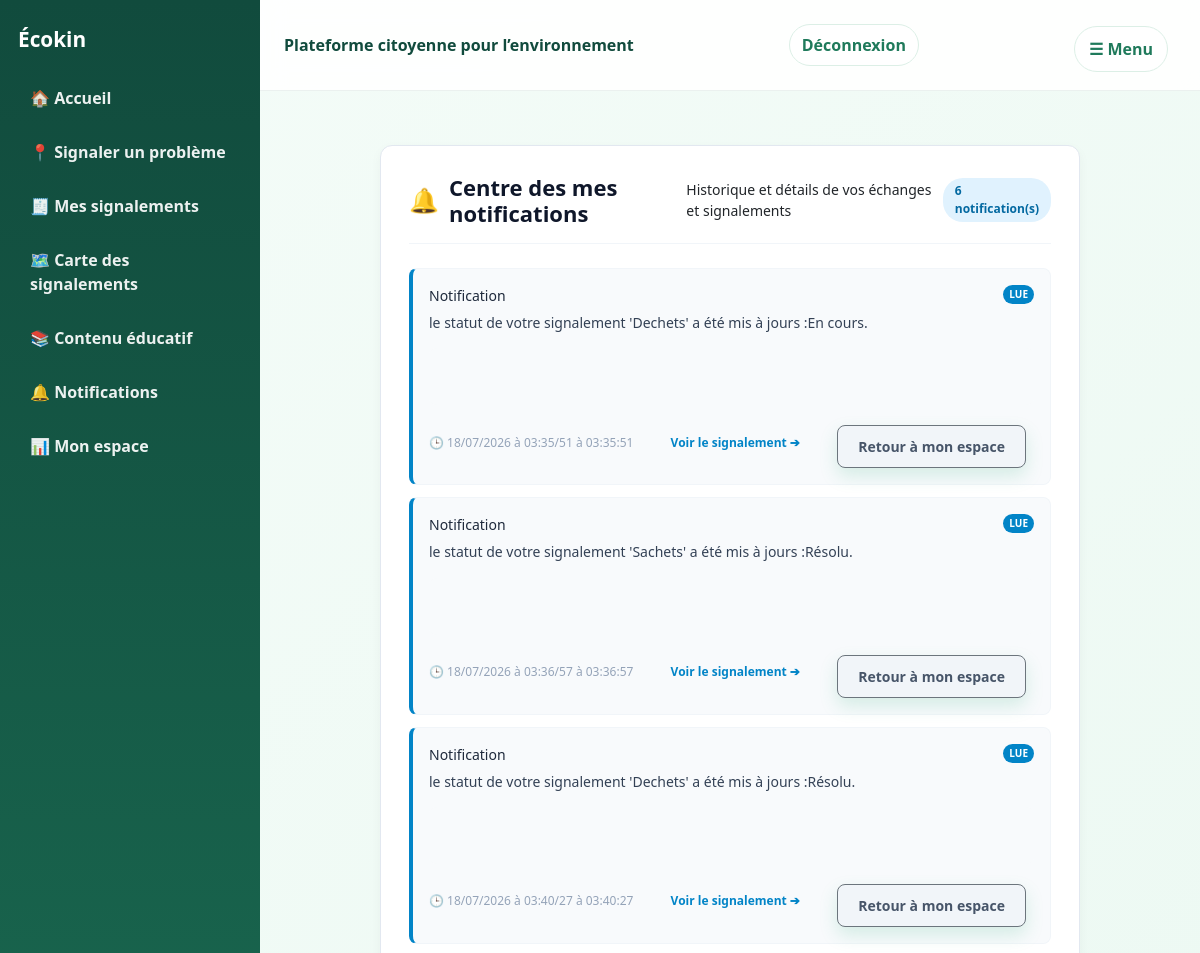
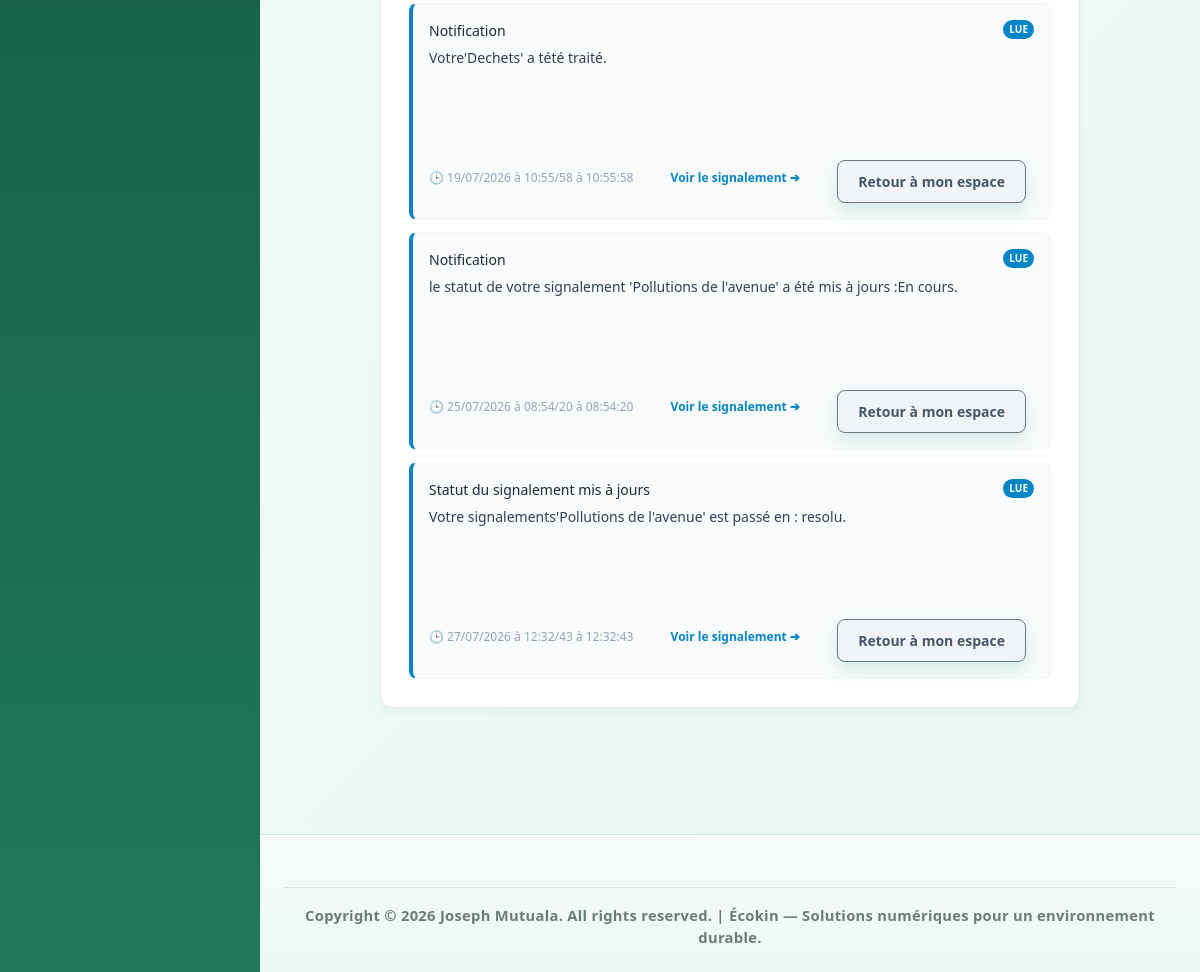
Screenshot of /notifications/notifications/ (signed in) with the database file from the repository (2 pictures, top to bottom).
### notifications/models.py (models this page shows, shortened)
class Notifications(models.Model):
    utilisateur = models.ForeignKey(settings.AUTH_USER_MODEL, on_delete=models.CASCADE)
    expediteur = models.ForeignKey(settings.AUTH_USER_MODEL, on_delete=models.SET_NULL, null=True, blank=True, related_name='notifications_envoyees')
    signalement =models.ForeignKey(Signalements, on_delete=models.CASCADE, null=True, blank=True)
    titre=models.CharField(max_length=200)
    message = models.TextField()
    lu = models.BooleanField(default=False)
    date_creation=models.DateTimeField(auto_now_add=True)
    url=models.CharField(max_length=255, blank=True, null=True)

### notifications/views.py (the view)
# urls.py: path('notifications/', include('notifications.urls')),
@login_required
def notifications(request):
    liste_notifications = Notifications.objects.filter(utilisateur=request.user).order_by('date_creation')
    return render(request, 'notifications/notifications.html', {'notifications': liste_notifications})

### templates/notifications/notifications.html (shortened to what this page needs)
{% extends 'base.html' %}
{% block content %}
<div style="max-width: 700px; margin: 30px auto; padding-bottom: 40px;">
    <div class="card" style="padding: 28px; background: #ffffff; border-radius: 12px; border: 1px solid #e2e8f0; box-shadow: 0 4px 12px rgba(0,0,0,0.04);">
        <div style="display: flex; justify-content: space-between; align-items: center; margin-bottom: 24px; padding-bottom: 16px; border-bottom: 1px solid #f1f5f9;">
            <div style="display: flex; align-items: center; gap: 10px;">
                <span style="font-size: 24px;">🔔</span>
                <h2 style="margin: 0; font-size: 22px; font-weight: 800; color: #0f172a;">
                    Centre des mes notifications
                </h2>
                <small style="color #64748b;">Historique et détails de vos échanges et signalements</small>
            </div>
            {% if notifications %}
                <span class="pill" style="background: #e0f2fe; color: #0369a1; padding: 4px 12px; border-radius: 20px; font-size: 12px; font-weight: 600;">
                    {{ notifications|length }} notification(s)
                </span>
            {% endif %}
        </div>
        {% if notifications %}
            <div style="display: flex; flex-direction: column; gap: 12px;">
                {% for notification in notifications %}
                    <div style="padding: 16px; background: {% if notification.lu %}#f8fafc{% else %}#f0f9ff{% endif %}; border-radius: 8px; border-left: 4px solid {% if notification.est_lue or notification.is_read %}#cbd5e1{% else %}#0284c7{% endif %}; border-top: 1px solid #f1f5f9; border-right: 1px solid #f1f5f9; border-bottom: 1px solid #f1f5f9; transition: background 0.2s ease;">
                        <div style="display: flex; justify-content: space-between; align-items: flex-start; gap: 12px; margin-bottom: 6px;">
                            <h3 style="margin: 0; font-size: 14px; color: #1e293b; line-height: 1.5; font-weight: 500;">
                                {{ notification.titre|default:"Mise à jour sur votre signalement" }}
                            </h3>
                            {% if not notification.lu %}
                                <span class="pill" style="background: #0284c7; color: #ffffff; font-size: 10px; font-weight: 700; padding: 2px 6px; border-radius: 10px; text-transform: uppercase;">
                                    Non lue
                                </span>
                            {% else %}
                                <span class="pill" style="background: #0284c7; color: #ffffff; font-size: 10px; font-weight: 700; padding: 2px 6px; border-radius: 10px; text-transform: uppercase;">
                                    Lue
                                </span>
                            {% endif %}
                        </div>
                        <p style="margin: 0 0 14px 0; font-size: 14px; color: #64748b; font-size: 14px; color: #334155; line-height: 1.6;">
                            {{ notification.message }}
                        </p>
                        <div style="background: #f8fafc; padding: 12px; border-radius: 8px; margin-bottom: 12px; font-size: 13px; color: #475569; display: flex; flex-direction: colum; gap: 6px;">
                        </div>
                        <div style="display: flex; justify-content: space-between; align-items: center; margin-top: 8px;">
                            <small style="color: #94a3b8; font-size: 12px;">
                                {% if notification.date_creation %}
                                🕒 {{ notification.date_creation|date:"d/m/Y \à H:i/s" }} à {{ notification.date_creation|date:"H:i:s" }}
                                {% elif notification.created_at %}
                                    {{ notification.created_at }} à {{ notification.created_at|date:"H:i:s" }}
                                {% endif %}
                            </small>
                            <a href="{% url 'lire_notification' notification.pk %}" style="color: #0284c7; font-size: 12px; font-weight: 600;">
                                Voir le signalement ➔
                            </a>
                            <a href="{% url 'aller_a_mon_espace' %}" class="btn btn-secondary" style="padding: 10px 20px; font-size: 14px; font-weight: 600; text-decoration: none; background: #f1f5f9; color: #475569; border-radius: 8px;">
                                Retour à mon espace
                            </a>
                        </div>
                    </div>
                {% endfor %}
            </div>
        {% endif %}
    </div>
</div>
{% endblock %}

### templates/base.html (style rules this page uses)
:root { --green-900: #114b3d; --green-700: #1f7a5b; --green-500: #36b37e; --green-100: #eaf8f1; --text: #163126; --muted: #5f786d; --card: #ffffff; --shadow: 0 16px 35px rgba(17, 75, 61, 0.12); }
* { box-sizing: border-box; }
body { margin: 0; font-family: "Segoe UI", Arial, sans-serif; color: var(--text); background: linear-gradient(135deg, #f4fcf8 0%, #eaf8f1 100%); }
a { text-decoration: none; color: inherit; }
.card { background: var(--card); border-radius: 18px; padding: 20px; box-shadow: var(--shadow); }
.card h3, .card h4 { margin-top: 0; color: var(--green-900); }
.btn { display: inline-block; padding: 10px 14px; border-radius: 999px; background: var(--green-500); color: white; font-weight: 700; margin-right: 8px; margin-top: 8px; transition: all 0.2s ease; box-shadow: 0 8px 18px rgba(54, 179, 126, 0.18); }
.pill { display: inline-flex; align-items: center; gap: 6px; padding: 6px 10px; background: var(--green-100); color: var(--green-700); border-radius: 999px; font-size: 0.9rem; font-weight: 700; }
.card { width: 100%; box-sizing: border-box; }

### rows the page displays
Notifications: titre "Notification", lu "LUE", message "le statut de votre signalement 'Dechets' a été mis à jours :En cours.", date_creation "18/07/2026 à 03:35/51", date_creation "03:35:51"
Notifications: titre "Notification", lu "LUE", message "le statut de votre signalement 'Sachets' a été mis à jours :Résolu.", date_creation "18/07/2026 à 03:36/57", date_creation "03:36:57"
Notifications: titre "Notification", lu "LUE", message "le statut de votre signalement 'Dechets' a été mis à jours :Résolu.", date_creation "18/07/2026 à 03:40/27", date_creation "03:40:27"
Notifications: titre "Notification", lu "LUE", message "Votre'Dechets' a tété traité.", date_creation "19/07/2026 à 10:55/58", date_creation "10:55:58"
Notifications: titre "Notification", lu "LUE", message "le statut de votre signalement 'Pollutions de l'avenue' a été mis à jours :En cours.", date_creation "25/07/2026 à 08:54/20", date_creation "08:54:20"
Notifications: titre "Statut du signalement mis à jours", lu "LUE", message "Votre signalements'Pollutions de l'avenue' est passé en : resolu.", date_creation "27/07/2026 à 12:32/43", date_creation "12:32:43"

### other values shown
{{ notifications|length }} "6"
